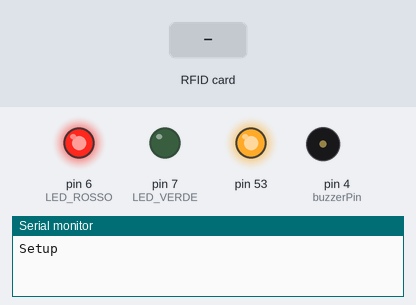
Recording of a sketch running on a simulated Arduino Mega 2560, built with avr-gcc and run on an emulated ATmega2560. Parts: output pins drawn as LEDs (lit = HIGH), buzzer (waves = sounding), the last lines printed to the serial monitor. The inputs (shaded band) are chosen by the test bench.

Above: at 1.2 s.
1.3 s: RFID card 5E 7A 19 C4 held to the reader
At 1.55 s:
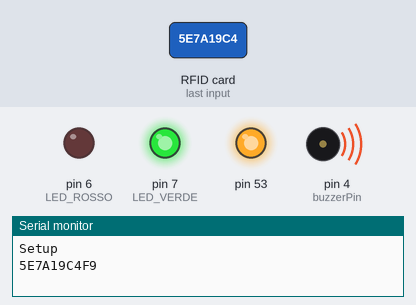
At 2.2 s:
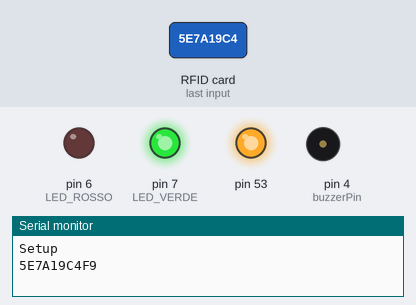
Timing chart, 0 to 4.3 s (numbered marks = the images above; inputs shaded):
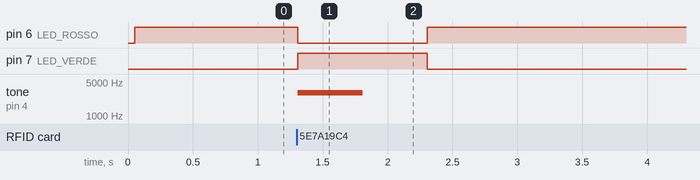

Measured:
- after the input at 1.3 s, pin 6 (LED_ROSSO): HIGH → LOW at once, → HIGH 1.0 s later; pin 7 (LED_VERDE): LOW → HIGH at once, → LOW 1.0 s later; tone on pin 4 (buzzerPin): silent → 3000 Hz at once, → silent 0.50 s later

The sketch:

Ardu.ino
```cpp
#include <SPI.h>
#include <RFID.h>
/* Vengono definiti PIN del RFID reader*/
#define SDA_DIO 10  // 53 per Arduino Mega
#define RESET_DIO 9
#define delayRead 1000 // Time of delay
#define buzzerPin 4
#define LED_VERDE 7
#define LED_ROSSO 6

/* Viene creata una istanza della RFID libreria */
RFID RC522(SDA_DIO, RESET_DIO);


void setup()
{
  Serial.begin(9600);
  /* Abilita SPI*/
  SPI.begin();
  /* Viene inizilizzato RFID reader */
  RC522.init();
  Serial.println("Setup");
  pinMode(LED_VERDE,OUTPUT);
  pinMode(LED_ROSSO,OUTPUT);
  digitalWrite(LED_ROSSO,HIGH);
}

void loop()
{
  /* Temporary loop counter */
  byte i;

  // Se viene letta una tessera
  if (RC522.isCard())
  {
    // Viene letto il suo codice
    RC522.readCardSerial();
    String codiceLetto = "";
    //Serial.println("Codice delle tessera letto:");

    // Viene caricato il codice della tessera, all'interno di una Stringa
    for (i = 0; i <= 4; i++)
    {
      codiceLetto += String(RC522.serNum[i], HEX);
      codiceLetto.toUpperCase();
    }
    if (codiceLetto.length() == 10) {
      Serial.println(codiceLetto);
      tone(buzzerPin, 3000, 500);

      digitalWrite(LED_ROSSO,LOW);
      digitalWrite(LED_VERDE,HIGH);
      delay(delayRead);
      digitalWrite(LED_ROSSO,HIGH);
      digitalWrite(LED_VERDE,LOW);
    }else{
      tone(buzzerPin, 5000, 500);
      delay(delayRead);
    }
  }
}
```
